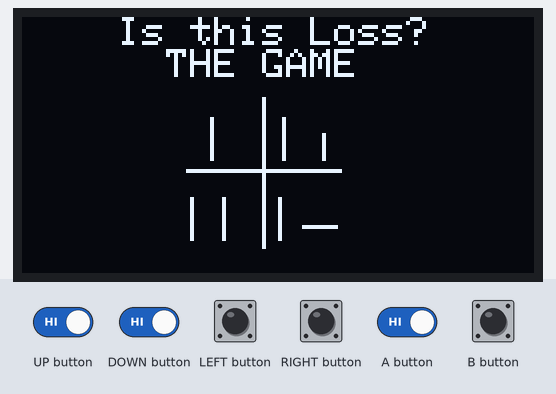
The sketch below on a simulated Arduboy, built with avr-gcc and run on an emulated ATmega32U4. Shown: 128×64 one-colour display. Inputs (shaded band) come from the test bench.

Above: at 2.9 s.
3.0 s: LEFT button pressed for 1 s
At 3.8 s:
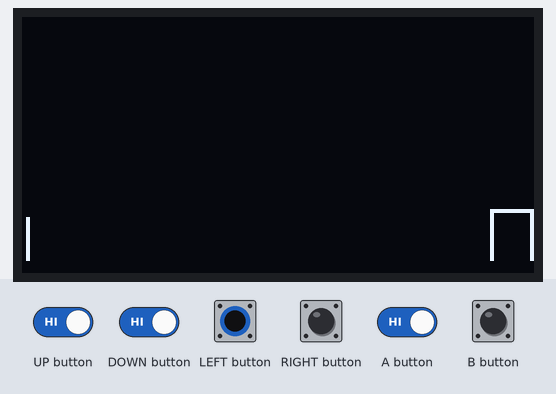
5.5 s: RIGHT button pressed for 1 s
At 7.0 s:
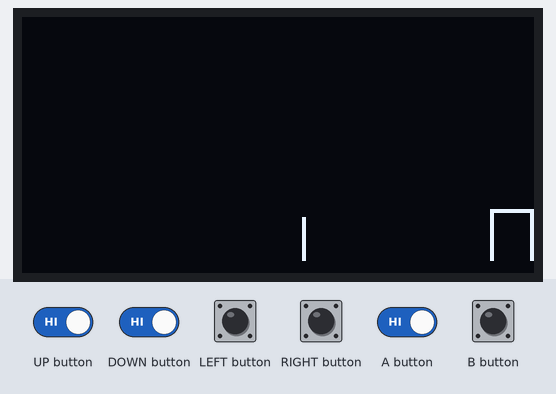
8.0 s: RIGHT button pressed for 0.15 s
At 9.0 s:
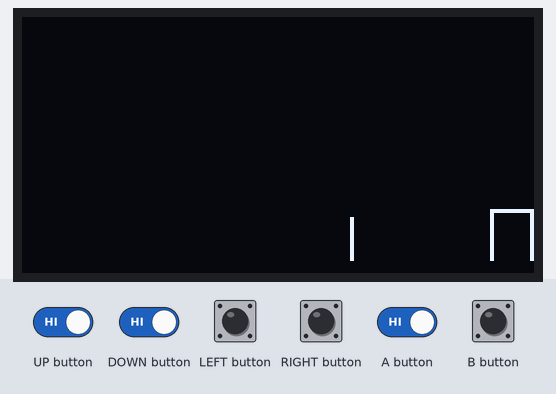
9.6 s: UP button driven LOW and DOWN button driven LOW and LEFT button driven LOW and RIGHT button driven LOW and A button driven LOW
At 9.77 s:
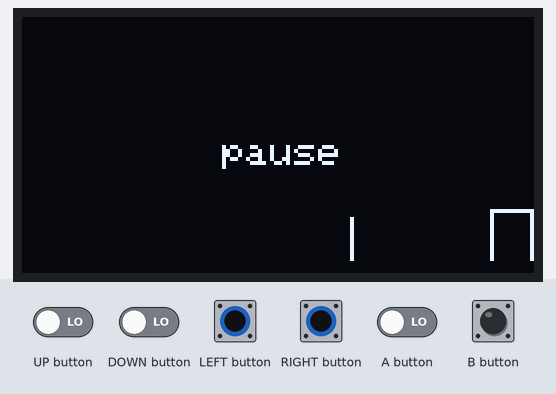
12.0 s: LEFT button set HIGH
At 25.2 s:
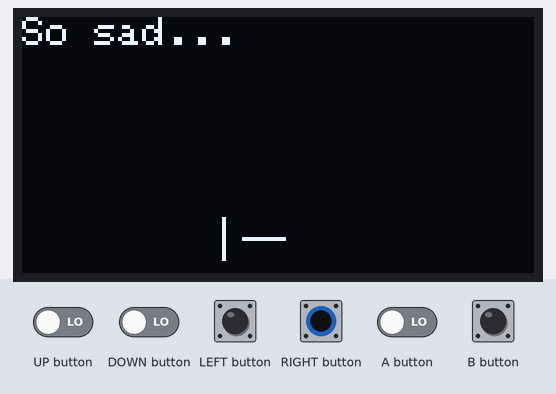

Measured:
- after the input at 3.0 s, the display: first changes after 0.11 s (image 1 shows a later state)
- after the input at 5.5 s, the display: first changes after 0.05 s (image 2 shows a later state)
- after the input at 8.0 s, the display: first changes after 0.05 s (image 3 shows a later state)
- after the input at 9.6 s, the display: changes after 0.08 s (image 4)
- after the input at 12.0 s, the display: first differs from a run without the input after 0.17 s (image 5 shows a later state)

The sketch:

isthisloss.ino
```cpp
#include <Arduboy2.h>
#include <ArduboyTones.h>

Arduboy2 arduboy;
ArduboyTones sound(arduboy.audio.enabled);
bool despa = true;
int showver = 0;
int menu;
int notshown = 1;
int pause = 0;
int level;
bool ending = true;
bool levelstart;
int x1 = 10;
int x2 = 10;
int y1 = 50;
int y2 = 60;
int version1 = 1;
int versiondec = 0;
//my logo
const unsigned char logo[] PROGMEM = {
  0x15, 0xa, 0x5, 0x2, 0x1, 0x00, 0x00, 0x00, 0x00, 0x00, 0x00, 0x00, 0x00, 0x00,
  0x00, 0x00, 0x00, 0x00, 0x00, 0x00, 0x00, 0x00, 0x00, 0x00, 0x00, 0x00, 0x00,
  0x00, 0x00, 0x00, 0x00, 0x00, 0x00, 0x00, 0x00, 0x00, 0x00, 0x00, 0x00, 0x00,
  0x00, 0x00, 0x00, 0x00, 0x00, 0x00, 0x00, 0x00, 0x00, 0x00, 0x00, 0x00, 0x00,
  0x00, 0x00, 0x00, 0x00, 0x00, 0x00, 0x00, 0x00, 0x00, 0x00, 0x00, 0x00, 0x00,
  0x00, 0x00, 0x00, 0x00, 0x00, 0x00, 0x00, 0x00, 0x00, 0x00, 0x00, 0x00, 0x00,
  0x00, 0x00, 0x00, 0x00, 0x00, 0x00, 0x00, 0x00, 0x00, 0x00, 0x00, 0x00, 0x00,
  0x00, 0x00, 0x00, 0x00, 0x00, 0x00, 0x00, 0x00, 0x00, 0x00, 0x00, 0x00, 0x00,
  0x00, 0x00, 0x00, 0x00, 0x00, 0x00, 0x00, 0x00, 0x00, 0x00, 0x00, 0x00, 0x00,
  0x00, 0x00, 0x00, 0x00, 0x00, 0x1, 0x2, 0x5, 0xa, 0x15, 0x00, 0x00, 0x00, 0x00,
  0x00, 0x00, 0x00, 0x00, 0x00, 0x00, 0x00, 0x00, 0x00, 0x00, 0x00, 0x00, 0x00,
  0x80, 0x80, 0x80, 0x80, 0x80, 0x80, 0x00, 0x00, 0x00, 0x00, 0x00, 0x00, 0x00, 0x00, 0x00, 0x00, 0x00, 0x00, 0x00, 0x00, 0x00, 0x00, 0x00, 0x00, 0x00, 0x00, 0x00, 0x00, 0x00, 0x00, 0x00, 0x00, 0x00, 0x00, 0x00, 0x00, 0x00, 0x00, 0x00, 0x00, 0x00, 0x00, 0x00, 0x00, 0x00, 0x00, 0x00, 0x00, 0x00, 0x00, 0x00, 0x00, 0x00, 0x00, 0x00, 0x00, 0x00, 0x00, 0x00, 0x00, 0x00, 0x00, 0x00, 0x00, 0x00, 0x00, 0x00, 0x00, 0x00, 0x00, 0x00, 0x00, 0x00, 0x00, 0x00, 0x00, 0x00, 0x00, 0x00, 0x00, 0x00, 0x00, 0x00, 0x00, 0x00, 0x00, 0x00, 0x00, 0x00, 0x00, 0x00, 0x00, 0x00, 0x00, 0x00, 0x00, 0x00, 0x00, 0x00, 0x00, 0x00, 0x00, 0x00, 0x00, 0x00, 0x00, 0x00, 0x00, 0x00, 0x00, 0x00, 0x00, 0x00, 0x00, 0x00, 0x00, 0x00, 0x00, 0x00, 0x00, 0x00, 0x00, 0x00, 0x00, 0x00, 0x00, 0x00, 0x1, 0x1, 0x00, 0x00, 0x00, 0x00, 0xff, 0x3, 0x1, 0x1, 0x1, 0x1, 0x1, 0x1, 0x1, 0x1, 0x3, 0x3, 0x00, 0x00, 0x00, 0x00, 0x00, 0x00, 0x00, 0x00, 0x00, 0x00, 0x00, 0x00, 0x00, 0x00, 0x00, 0x00, 0x00, 0x00, 0x00, 0x00, 0x00, 0x00, 0x00, 0x00, 0x00, 0x8, 0xfc, 0x00, 0x00, 0x00, 0x00, 0x00, 0x00, 0x00, 0x00, 0x00, 0x20, 0xe0, 0x00, 0x00, 0x00, 0x00, 0x00, 0x00, 0x00, 0x00, 0x00, 0x00, 0x00, 0x00, 0x00, 0x00, 0x00, 0x00, 0x00, 0x00, 0x00, 0x00, 0x00, 0x00, 0x00, 0x00, 0x00, 0x00, 0x80, 0x40, 0x20, 0x20, 0x10, 0x8, 0x8, 0x4, 0x4, 0x4, 0x00, 0x00, 0x00, 0x00, 0x00, 0x00, 0x00, 0x00, 0x00, 0x00, 0x00, 0x00, 0x00, 0x00, 0x00, 0x00, 0x00, 0x00, 0x00, 0x00, 0x00, 0x00, 0x00, 0x00, 0x00, 0x00, 0x00, 0x00, 0x00, 0x00, 0x00, 0x00, 0x00, 0x00, 0x00, 0x00, 0x00, 0x00, 0x00, 0x00, 0x00, 0xf8, 0xf, 0x00, 0x00, 0x00, 0x00, 0x00, 0x00, 0x00, 0x00, 0xc0, 0x7c, 0x00, 0x00, 0x00, 0x00, 0x00, 0x00, 0x00, 0x80, 0xf8, 0x00, 0x00, 0x00, 0x00, 0xe0, 0x10, 0x8, 0x8, 0x8, 0x8, 0x10, 0x10, 0x00, 0x20, 0x20, 0x20, 0x20, 0xf8, 0x2f, 0x20, 0x20, 0x30, 0x10, 0x00, 0x00, 0x00, 0x00, 0x00, 0xf0, 0x1f, 0x00, 0x00, 0x00, 0x00, 0x00, 0x00, 0x80, 0x40, 0x20, 0xe0, 0x00, 0x00, 0x00, 0x00, 0x40, 0x80, 0x00, 0x00, 0x00, 0x00, 0x80, 0x60, 0x10, 0xc, 0x2, 0x1, 0x00, 0x00, 0x00, 0x00, 0x00, 0x00, 0x00, 0x00, 0x00, 0x00, 0x00, 0x00, 0x00, 0x00, 0x00, 0x00, 0x00, 0x00, 0x00, 0x00, 0x00, 0x00, 0x00, 0x00, 0x00, 0x00, 0x00, 0x00, 0x00, 0x00, 0x00, 0x00, 0x00, 0x00, 0x00, 0x00, 0x00, 0x00, 0x00, 0x00, 0x00, 0x00, 0x00, 0x00, 0x00, 0x00, 0x00, 0x00, 0x00, 0x80, 0xfe, 0x3, 0x00, 0x00, 0x00, 0x00, 0x00, 0x00, 0x00, 0x00, 0x00, 0x1f, 0x10, 0x10, 0x10, 0x10, 0x10, 0x18, 0xc, 0x2, 0x1, 0x00, 0x00, 0x00, 0x00, 0x3f, 0x1, 0x00, 0x00, 0x00, 0x00, 0x00, 0x00, 0x00, 0x00, 0x00, 0x00, 0x00, 0x20, 0x3f, 0x00, 0x00, 0x00, 0x00, 0x00, 0x00, 0x00, 0x00, 0x00, 0xf0, 0x1f, 0x00, 0x00, 0x00, 0x00, 0x4, 0x7c, 0x8f, 0x8, 0x88, 0x84, 0x3, 0x00, 0x00, 0x00, 0x00, 0x00, 0x1f, 0x30, 0x18, 0x4, 0x3, 0x00, 0x00, 0x00, 0x00, 0x00, 0x00, 0x00, 0x00, 0x00, 0x00, 0x00, 0x00, 0x00, 0x00, 0x00, 0x00, 0x00, 0x00, 0x00, 0x00, 0x00, 0x00, 0x00, 0x00, 0x00, 0x00, 0x00, 0x00, 0x00, 0x00, 0x00, 0x00, 0x00, 0x00, 0x00, 0x00, 0x00, 0x00, 0x00, 0x00, 0x00, 0x00, 0x00, 0x00, 0x00, 0x00, 0x00, 0x00, 0x00, 0x00, 0x00, 0x00, 0x00, 0x00, 0x00, 0x00, 0x00, 0x00, 0x00, 0x00, 0x00, 0x00, 0x00, 0x00, 0x00, 0x00, 0x00, 0x00, 0x00, 0x00, 0x00, 0x00, 0x00, 0x00, 0x00, 0x00, 0x00, 0x00, 0x00, 0x00, 0x00, 0x00, 0x00, 0x00, 0x00, 0x00, 0x00, 0x00, 0x00, 0x00, 0x00, 0x00, 0x00, 0x80, 0x40, 0x40, 0x80, 0x00, 0x00, 0x80, 0x80, 0x80, 0x80, 0x80, 0x00, 0x00, 0x00, 0x00, 0x00, 0x00, 0x00, 0x00, 0x00, 0x00, 0x1, 0x00, 0x00, 0x00, 0x00, 0x00, 0x00, 0x00, 0x00, 0x00, 0x00, 0x00, 0x00, 0x00, 0x00, 0x00, 0x00, 0x00, 0x00, 0x00, 0x00, 0x00, 0x00, 0x00, 0x00, 0x00, 0x00, 0x00, 0x00, 0x00, 0x00, 0x00, 0x00, 0x00, 0x00, 0x00, 0x00, 0x00, 0x00, 0x00, 0x00, 0x00, 0x00, 0x00, 0x00, 0x00, 0x00, 0x00, 0x00, 0x00, 0x00, 0x00, 0x00, 0x00, 0x00, 0x00, 0x00, 0x00, 0x00, 0x00, 0x00, 0x00, 0x00, 0x00, 0x00, 0x00, 0x00, 0x00, 0x00, 0x00, 0x00, 0x00, 0x00, 0x00, 0x00, 0x00, 0x00, 0x00, 0x00, 0x00, 0x00, 0x00, 0x00, 0x00, 0x00, 0x00, 0x00, 0x00, 0x00, 0x00, 0x00, 0x00,
  0x00, 0x00, 0x00, 0x00, 0x00, 0x00, 0x00, 0x00, 0x00, 0x00, 0x00, 0x00, 0x00, 0x00, 0x7, 0x8, 0x11, 0x10, 0xff, 0xf2, 0x11, 0x12, 0x1c, 0xf4, 0xf6, 0x19, 0x11, 0xe, 0x00, 0x00, 0x00, 0x00, 0x00, 0x00, 0x00, 0x00, 0x00, 0x00, 0x00, 0x00, 0x00, 0x00, 0x00, 0x00, 0x00, 0x00, 0x00, 0x00, 0x00, 0x00, 0x00, 0x00, 0x00, 0x00, 0x00, 0x00, 0x00, 0x00, 0x00, 0x00, 0x00, 0x00, 0x00, 0x00, 0x00, 0x00, 0x00, 0x00, 0x00, 0x00, 0x00, 0x00, 0x00, 0x00, 0x00, 0x00, 0x00, 0x00, 0x00, 0x00, 0x00, 0x00, 0x00, 0x00, 0x00, 0x00, 0xa8, 0x50, 0xa0, 0x40, 0x80, 0x00, 0x00, 0x00, 0x00, 0x00, 0x00, 0x00, 0x00, 0x00, 0x00, 0x00, 0x00, 0x00, 0x00, 0x00, 0x00, 0x00, 0x00, 0x00, 0x00, 0x00, 0x00, 0x00, 0x00, 0x00, 0x00, 0x00, 0x00, 0x00, 0x00, 0x00, 0x00, 0x00, 0x00, 0x00, 0x00, 0x00, 0x00, 0x00, 0x00, 0x00, 0x00, 0x00, 0x00, 0x00, 0x00, 0x00, 0x00, 0x00, 0x00, 0x00, 0x00, 0x00, 0x00, 0x00, 0x00, 0x00, 0x00, 0x00, 0x00, 0x00, 0x00, 0x00, 0x00, 0x00, 0x00, 0x00, 0x00, 0x00, 0x00, 0x00, 0x00, 0x00, 0x00, 0x00, 0x00, 0x00, 0x00, 0x00, 0x00, 0x00, 0x00, 0x00, 0x00, 0x00, 0x00, 0x00, 0x00, 0x00, 0x00, 0x00, 0x00, 0x00, 0x00, 0x00, 0x00, 0x00, 0x00, 0x00, 0x00, 0x00, 0x00, 0x00, 0x00, 0x00, 0x00, 0x00, 0x00, 0x00, 0x00, 0x00, 0x00, 0x00, 0x00, 0x00, 0x00, 0x00, 0x00, 0x80, 0x40, 0xa0, 0x50, 0xa8,
};
int cheat = 0;
void turtlelogo(){
  arduboy.clear();
  arduboy.drawBitmap(0, 0, logo, 128, 64, WHITE);
  arduboy.display();
  sound.tone(975, 590);
  delay(590);
  sound.tone(950, 410);
  delay(410);
  sound.tone(900, 390);
  delay(390);
  sound.tone(821, 275);
  delay(300);
  arduboy.clear();
  arduboy.display();
}
void setup(){
  //init things
  arduboy.begin();
  turtlelogo();
  //verify if on menu
  menu = 1;
}

void loop(){

  while(menu == 1){
    //title
    arduboy.println("    Is this Loss?");
    arduboy.print("      THE GAME");
    //divide line down
    arduboy.drawLine(60,20,60,57);
    //divide line right
    arduboy.drawLine(41,38,79,38);
    //frame 1
    arduboy.drawLine(47,35,47,25);
    //first person frame two
    arduboy.drawLine(65,35,65,25);
    //second person frame two
    arduboy.drawLine(75,35,75,29);
    //first person frame 3
    arduboy.drawLine(42,55,42,45);
    //2 person frame 3
    arduboy.drawLine(50,55,50,45);
    //1 person frame 4
    arduboy.drawLine(64,55,64,45);
    //laid down persom frame 4
    arduboy.drawLine(70,52,78,52);
    //display it now father
    arduboy.display();
    //does nothing while no buttons are pressed; continues when buttons are
    //pressed
    while (!arduboy.buttonsState()) { }
    sound.tone(500, 23);
    delay(100);
    if (arduboy.pressed(DOWN_BUTTON + UP_BUTTON)){

      cheat = 1;
    }

    menu = 0;
  }
  //error checking
  if (menu > 1){
    arduboy.clear();
    arduboy.println("error update to");
    arduboy.println("latest github code");
    arduboy.println("self correcting...");
    arduboy.print("Cause: Corruption");
    level = 1;
    menu = 0;
    arduboy.display();
    delay(250);
    arduboy.clear();
  }
  arduboy.clear();
  level = 1;
  arduboy.display();
  levelstart = true;
  //cheat mode for easy development
  while (cheat == 1){
    arduboy.clear();
    arduboy.print("which level: ");
    arduboy.print(level);
    if (arduboy.pressed(UP_BUTTON)){
      level = level + 1;
    }
    if (arduboy.pressed(DOWN_BUTTON)){
      level = level - 1;
    }
    if (level > 4){
      level = 4;
    }
    if (level < 1){
      level = 1;
    }
    delay(150);
    if (arduboy.pressed(A_BUTTON)){
      sound.tone(500, 23);
      delay(23);
      sound.tone(410, 23);
      cheat = 0;
    }
    if (arduboy.pressed(B_BUTTON)){
      sound.tone(500, 23);
      delay(23);
      sound.tone(410, 23);
      cheat = 0;
    }
    arduboy.display();
  }
  while (level == 1){
    level1();
  }
  while (level == 2){
    level2();
  }
  while (level == 3){
    level3();
  }
  while (level == 4){
    level4();
  }
}
void level1(){
  //drawdoor
  arduboy.drawLine(127,49,127,60);
  arduboy.drawLine(117,60,117,49);
  arduboy.drawLine(117,48,127,48);
  //draw character based on choords
  arduboy.drawLine(x1,y1,x2,y2);
  arduboy.display();
  //move right
  if (arduboy.pressed(RIGHT_BUTTON)){
    x1 = x1 + 3;
    x2 = x2 + 3;
    arduboy.display();
    delay(30);
  }
  //move left
  if (arduboy.pressed(LEFT_BUTTON)){
    x1 = x1 - 3;
    x2 = x2 - 3;
    arduboy.display();
    delay(30);
  }
  arduboy.display();
  //detect pause
  if (arduboy.pressed(LEFT_BUTTON + UP_BUTTON)){
    sound.tone(500, 23);
    pause = 1;
  }
  //pause
  if (pause == 1){
    arduboy.setCursor(50,30);
    arduboy.print("pause");
    arduboy.display();
    //the delay makes it so the pause
    //combination isn't recognised
    //as an unpause button
    delay(200);
    while (!arduboy.buttonsState()){ }
    pause = 0;
  }
  arduboy.display();
  //check if off right of the screen
  if (x1 > 128){
    x1 = 127;
    x2 = 127;
    arduboy.display();
  }
  //check if off left of the screen
  if (x1 < 0){
    x1 = 1;
    x2 = 1;
    arduboy.display();
  }
  arduboy.display();
  //show ver number
  if (arduboy.pressed(DOWN_BUTTON + B_BUTTON)){
    showver = 1;
  }
  if (showver == 1){
    sound.tone(500, 23);
    arduboy.clear();
    arduboy.setCursor(35,30);
    arduboy.print("Version: ");
    arduboy.print(version1);
    arduboy.print(".");
    arduboy.print(versiondec);
    arduboy.display();
    delay(999);
    showver = 0;
  }
  arduboy.display();
  //detect if in door
  if(x1 > 117){
    if (x1 < 128){
      //advance the level with a
      if (arduboy.pressed(A_BUTTON)){
        sound.tone(500, 23);
        arduboy.clear();
        level = 2;
        arduboy.display();
        //move character back 100 pixels, because the door moves back
        //100 pixels
        x2 = x2 - 100;
        x1 = x1 - 100;
      }
      //also advance with b
      if (arduboy.pressed(B_BUTTON)){
        sound.tone(500, 23);
        arduboy.clear();
        level = 2;
        arduboy.display();
        //see first time
        x2 = x2 - 100;
        x1 = x1 - 100;
      }
      //also advance with up
      if (arduboy.pressed(UP_BUTTON)){
        sound.tone(500, 23);
        arduboy.clear();
        level = 2;
        arduboy.display();
        //see first time
        x2 = x2 - 100;
        x1 = x1 - 100;
      }
    }
  }
  //fix screen tearing
  arduboy.clear();

}
void level2(){
  arduboy.clear();
  //drawdoor(it is 100 less than its old position)
  arduboy.drawLine(27,49,27,60);
  arduboy.drawLine(17,60,17,49);
  arduboy.drawLine(17,48,27,48);
  //draw character based on choords
  arduboy.drawLine(x1,y1,x2,y2);
  //draw hospital reception desk
  arduboy.drawLine(101,55,106,55);
  arduboy.drawLine(101,55,101,60);
  arduboy.drawLine(106,60,106,55);
  //draw receptionist
  arduboy.drawLine(114,60,114,53);
  arduboy.display();
  //move right
  if (arduboy.pressed(RIGHT_BUTTON)){
    x1 = x1 + 3;
    x2 = x2 + 3;
    arduboy.display();
    delay(30);
  }
  //move left
  if (arduboy.pressed(LEFT_BUTTON)){
    x1 = x1 - 3;
    x2 = x2 - 3;
    arduboy.display();
    delay(30);
  }
  arduboy.display();
  //detect position
  if (x1 < 101){
    if (x1 > 98){
      if (arduboy.pressed(A_BUTTON)){
        sound.tone(500, 23);
        arduboy.print("The doctor knows her");
        arduboy.display();
        delay(300);
        while (!arduboy.buttonsState()) { }
        sound.tone(500, 23);
        arduboy.clear();
        level = 3;
        x1 = 1;
        x2 = 1;
      }
      if (arduboy.pressed(B_BUTTON)){
        sound.tone(500, 23);
        arduboy.print("The doctor knows her");
        arduboy.display();
        delay(300);
        while (!arduboy.buttonsState()) { }
        sound.tone(500, 23);
        arduboy.clear();
        x1 = 1;
        x2 = 1;
        level = 3;
      }
    }
  }
  //detect pause
  if (arduboy.pressed(LEFT_BUTTON + UP_BUTTON)){
    sound.tone(500, 23);
    pause = 1;
  }
  //pause
  if (pause == 1){
    arduboy.setCursor(50,30);
    arduboy.print("pause");
    arduboy.display();
    //the delay makes it so the pause
    //combination isn't recognised
    //as an unpause button
    delay(200);
    while (!arduboy.buttonsState()){ }
    pause = 0;
  }
  arduboy.display();
  //check if off right of reception
  if (x1 > 100){
    x1 = 99;
    x2 = 99;
    arduboy.display();
  }
  //check if off left of the screen
  if (x1 < 0){
    x1 = 1;
    x2 = 1;
    arduboy.display();
  }
  arduboy.display();
  //show ver number
  if (arduboy.pressed(DOWN_BUTTON + B_BUTTON)){
    sound.tone(500, 23);
    showver = 1;
  }
  if (showver == 1){
    arduboy.clear();
    arduboy.setCursor(35,30);
    arduboy.print("Version: ");
    arduboy.print(version1);
    arduboy.print(".");
    arduboy.print(versiondec);
    arduboy.display();
    delay(999);
    showver = 0;
  }
  //fix screen tearing
  arduboy.display();
}
void level3(){
  arduboy.clear();
  //draw character based on choords
  arduboy.drawLine(x1,y1,x2,y2);
  //draw doctor based on choords
  arduboy.drawLine(x1 + 5,y1 - 1,x2 + 5,y2);
  arduboy.display();
  while (notshown == 1){
    arduboy.clear();
    arduboy.print("Here she lays );");
    arduboy.display();
    delay(210);
    //Closes dialog
    if (arduboy.pressed(A_BUTTON)){
      sound.tone(500, 23);
      notshown = 0;
    }
    if (arduboy.pressed(B_BUTTON)){
      sound.tone(500, 23);
      notshown = 0;
    }
  }
  //moves characters forward
  x1 = x1 + 2;
  x2 = x2 + 2;
  delay(100);
  if (x1 > 128){
    arduboy.clear();
    x1 = 0;
    x2 = 0;
    level = 4;
  }
  arduboy.display();
}

void level4(){
  arduboy.clear();
  //draw character based on choords
  arduboy.drawLine(x1,y1,x2,y2);
  //draw person2
  arduboy.drawLine(55,55,65,55);
  //increase choords until at the bed
  for( ; x1 < 50; ){
    arduboy.clear();
    x1 = x1 + 2;
    x2 = x2 + 2;
    arduboy.drawLine(x1,y1,x2,y2);
    arduboy.drawLine(55,55,65,55);
    arduboy.display();
    delay(100);
  }
  while (ending == true){
    arduboy.println("So sad...");
    arduboy.display();
    delay(1500);
    arduboy.print("Alexa play despacito");
    arduboy.display();
    ending = false;
    arduboy.clear();
  }
  arduboy.println("So sad...");
  arduboy.print("Alexa play despacito");
  while(despa == true){
    playdespa();
    despa = false;
  }
  delay(200);
  if (arduboy.pressed(A_BUTTON)){
    restart();
  }
  if (arduboy.pressed(B_BUTTON)){
    restart();
  }
  arduboy.display();
}

void playdespa(){
  sound.tone(587, 500);
  delay(500);
  sound.tone(554, 300);
  delay(300);
  sound.tone(494, 250);
  delay(255);
  sound.tone(370, 250);
  delay(250);

}
void restart(){
  arduboy.clear();
  delay(200);
  turtlelogo();
  despa = true;
  menu = 1;
  level = 0;
}
```
